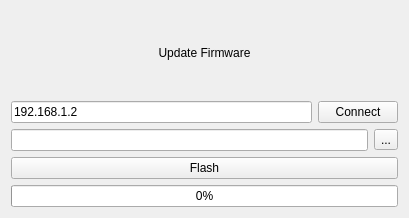
<?xml version="1.0" encoding="UTF-8"?>
<ui version="4.0">
 <class>Setting</class>
 <widget class="QWidget" name="Setting">
  <property name="geometry">
   <rect>
    <x>0</x>
    <y>0</y>
    <width>409</width>
    <height>218</height>
   </rect>
  </property>
  <property name="windowTitle">
   <string>Form</string>
  </property>
  <layout class="QVBoxLayout" name="verticalLayout_2">
   <item>
    <layout class="QVBoxLayout" name="verticalLayout">
     <item>
      <widget class="QLabel" name="label">
       <property name="styleSheet">
        <string notr="true">font: 700 20pt &quot;Times New Roman&quot;;</string>
       </property>
       <property name="text">
        <string>Update Firmware</string>
       </property>
       <property name="alignment">
        <set>Qt::AlignCenter</set>
       </property>
      </widget>
     </item>
     <item>
      <layout class="QHBoxLayout" name="horizontalLayout">
       <item>
        <widget class="QLineEdit" name="ip_addr">
         <property name="text">
          <string>192.168.1.2</string>
         </property>
        </widget>
       </item>
       <item>
        <widget class="QPushButton" name="connect_bt">
         <property name="text">
          <string>Connect</string>
         </property>
        </widget>
       </item>
      </layout>
     </item>
     <item>
      <layout class="QHBoxLayout" name="horizontalLayout_2">
       <item>
        <widget class="QLineEdit" name="file_addr"/>
       </item>
       <item>
        <widget class="QToolButton" name="file_bt">
         <property name="text">
          <string>...</string>
         </property>
        </widget>
       </item>
      </layout>
     </item>
     <item>
      <widget class="QPushButton" name="flash_bt">
       <property name="text">
        <string>Flash</string>
       </property>
      </widget>
     </item>
     <item>
      <widget class="QProgressBar" name="progressBar">
       <property name="enabled">
        <bool>true</bool>
       </property>
       <property name="value">
        <number>0</number>
       </property>
       <property name="textVisible">
        <bool>true</bool>
       </property>
      </widget>
     </item>
    </layout>
   </item>
  </layout>
 </widget>
 <resources/>
 <connections/>
</ui>
